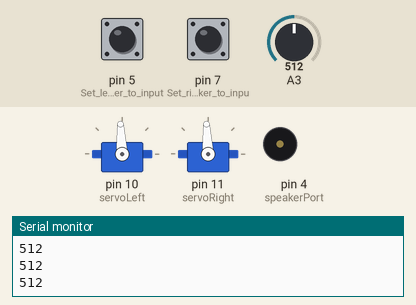
Simulated run of this sketch. Board: Arduino Uno, built with avr-gcc and run on an emulated ATmega328P. Shown: 2 × servo, buzzer (waves = sounding), the last lines printed to the serial monitor. The inputs (shaded band) are chosen by the test bench; at power-on: A3 = 512, pin 5 (Set_left_whisker_to_input) LOW, pin 7 (Set_right_whisker_to_inpu) LOW.

Above: at 2.2 s.
2.3 s: A3 set to 133
3.8 s: A3 set to 108
At 4.6 s:
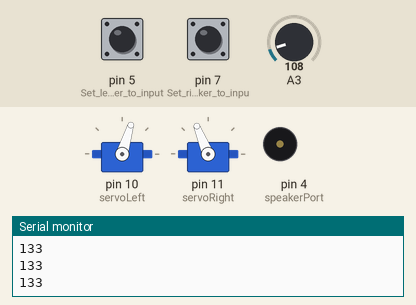
6.8 s: A3 set to 122
At 7.9 s:
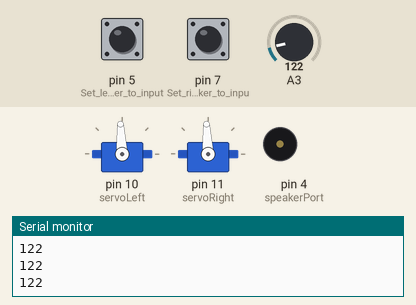
Timing chart, 0 to 9.8 s (numbered marks = the images above; inputs shaded):
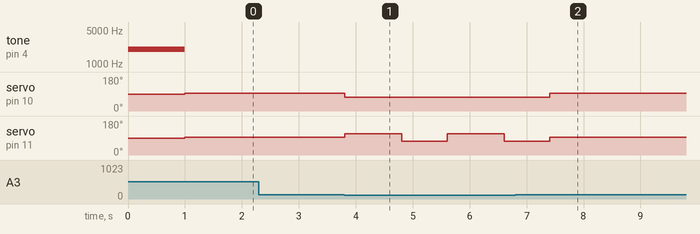

The sketch:

NightimeVacuumV2.ino
```cpp
// Nighttime Vacuume
// Robot drives through an environment and moves differently based on whether
// both, one, or neither of the whiskers are pressed in, WHILE the lights in
// the room are turned off (or low).

// Macros for storing various servomotor speeds
#define stopServo 1500
#define forward 1700
#define reverse 1300

// Macros for storing whisker data to improve code readibility
#define whiskerRight digitalRead(7)
#define whiskerLeft digitalRead(5)
#define pressed 0
#define released 1

// Macros for storing speaker and phototransistor ports
#define speakerPort 4
#define phototransistor analogRead(A3)

//Servo Include Library and right and left servo definitions
#include <Servo.h>
Servo servoLeft;
Servo servoRight;

void setup()                                 // Built-in setup() initialization function runs once
{
  pinMode(7, INPUT);                         // Set right whisker to input pin 7
  pinMode(5, INPUT);                         // Set left whisker to input pin 5

  servoLeft.attach(10);                      // Set left servo to pin 10
  servoRight.attach(11);                     // Set right servo to pin 11

  Serial.begin(9600);
  tone(speakerPort, 2000, 1000);             // Play tone for 1 second
  delay(1000);                               // Delay for tone to finish
}

void loop()                                  // Main loop auto-repeats
{
  Serial.println(phototransistor);           // Prints phototransistor level

  if (phototransistor < 120)
  {
    if (whiskerLeft == pressed && whiskerRight == pressed)  // If both whiskers are pressed...
    {
      // ...Move Backwards
      servoLeft.writeMicroseconds(reverse);    // Left wheel clockwise
      servoRight.writeMicroseconds(forward);   // Right wheel counterclockwise
      delay(1000);                             // Back up 1 second

      // Turn Left
      servoLeft.writeMicroseconds(reverse);    // Left wheel clockwise
      servoRight.writeMicroseconds(reverse);   // Right wheel clockwise
      delay(800);                              // Turn left about 120 degrees
    }
    else if (whiskerLeft == pressed)           // Else, If only left whisker is pressed...
    {
      // ...Move Backwards
      servoLeft.writeMicroseconds(reverse);    // Left wheel clockwise
      servoRight.writeMicroseconds(forward);   // Right wheel counterclockwise
      delay(1000);                             // Back up 1 second

      // Turn Right
      servoLeft.writeMicroseconds(forward);    // Left wheel counterclockwise
      servoRight.writeMicroseconds(forward);   // Right wheel counterclockwise
      delay(400);                              // Maneuver for time ms
    }
    else if (whiskerRight == pressed)          // Else, If only right whisker contact...
    {
      // ...Move Backwards
      servoLeft.writeMicroseconds(reverse);    // Left wheel clockwise
      servoRight.writeMicroseconds(forward);   // Right wheel counterclockwise
      delay(1000);                             // Back up 1 second

      // Turn Left
      servoLeft.writeMicroseconds(reverse);    // Left wheel clockwise
      servoRight.writeMicroseconds(reverse);   // Right wheel clockwise
      delay(400);
    }
    else                                       // Else (no whisker is pressed)...
    {
      // ...Move Forward
      servoLeft.writeMicroseconds(forward);    // Left wheel counterclockwise
      servoRight.writeMicroseconds(reverse);   // Right wheel clockwise
    }
  }
  else
  {
    // Stop Motors
    servoLeft.writeMicroseconds(stopServo);
    servoRight.writeMicroseconds(stopServo);
  }

}
```

Measured:
- the behaviour switches between 120 and 119 on A3 (found by bisection; images 0 and 1)
- after the input at 3.8 s, servo on pin 10 (servoLeft): 93° → 73° at once; servo on pin 11 (servoRight): alternates 112° for 1.0 s and 73° for 0.80 s, starting at once
- after the input at 6.8 s, servo on pin 10 (servoLeft): 73° → 93° after 0.61 s
